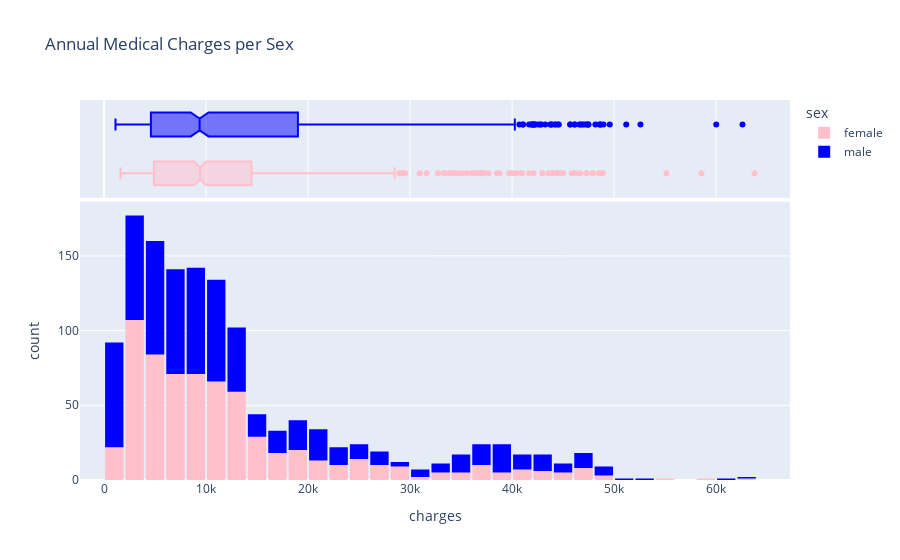

Here is the notebook cell this chart was saved with:
### Code cell
fig = px.histogram(medical_df,
                   x='charges',
                   marginal='box',
                   color = 'sex',
                   color_discrete_sequence=['pink', 'blue'],
                   title = 'Annual Medical Charges per Sex')
fig.update_layout(bargap = 0.1)
fig.show()

### Figure 1 — Plotly figure (JSON) as saved in the notebook; plotly's stock layout.template omitted (floating-point values rounded to 4 significant figures; data arrays with more than 128 entries replaced by an {"elided": "..."} marker saying what was removed)
{"data": [{"bingroup": "x", "hovertemplate": "sex=female<br>charges=%{x}<br>count=%{y}<extra></extra>", "legendgroup": "female", "marker": {"color": "pink", "pattern": {"shape": ""}}, "name": "female", "orientation": "v", "showlegend": true, "type": "histogram", "x": {"elided": "662 float values"}, "xaxis": "x", "yaxis": "y"}, {"hovertemplate": "sex=female<br>charges=%{x}<extra></extra>", "legendgroup": "female", "marker": {"color": "pink"}, "name": "female", "notched": true, "showlegend": false, "type": "box", "x": {"elided": "662 float values"}, "xaxis": "x2", "yaxis": "y2"}, {"bingroup": "x", "hovertemplate": "sex=male<br>charges=%{x}<br>count=%{y}<extra></extra>", "legendgroup": "male", "marker": {"color": "blue", "pattern": {"shape": ""}}, "name": "male", "orientation": "v", "showlegend": true, "type": "histogram", "x": {"elided": "676 float values"}, "xaxis": "x", "yaxis": "y"}, {"hovertemplate": "sex=male<br>charges=%{x}<extra></extra>", "legendgroup": "male", "marker": {"color": "blue"}, "name": "male", "notched": true, "showlegend": false, "type": "box", "x": {"elided": "676 float values"}, "xaxis": "x2", "yaxis": "y2"}], "layout": {"bargap": 0.1, "barmode": "relative", "legend": {"title": {"text": "sex"}, "tracegroupgap": 0}, "title": {"text": "Annual Medical Charges per Sex"}, "xaxis": {"anchor": "y", "domain": [0, 1], "title": {"text": "charges"}}, "xaxis2": {"anchor": "y2", "domain": [0, 1], "matches": "x", "showgrid": true, "showticklabels": false}, "yaxis": {"anchor": "x", "domain": [0, 0.7326], "title": {"text": "count"}}, "yaxis2": {"anchor": "x2", "domain": [0.7426, 1], "matches": "y2", "showgrid": false, "showline": false, "showticklabels": false, "ticks": ""}}}
